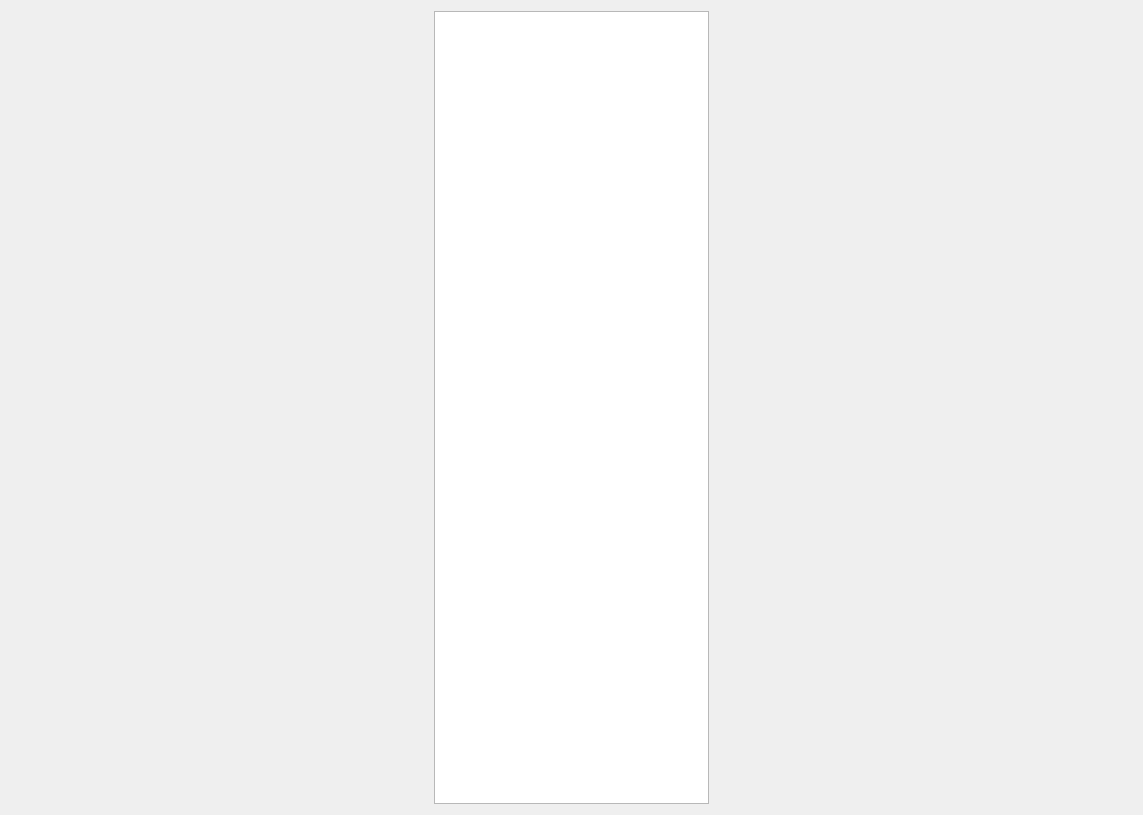
<?xml version="1.0" encoding="UTF-8"?>
<ui version="4.0">
 <class>SkillMatrixManagement</class>
 <widget class="QDialog" name="SkillMatrixManagement">
  <property name="geometry">
   <rect>
    <x>0</x>
    <y>0</y>
    <width>1143</width>
    <height>815</height>
   </rect>
  </property>
  <property name="windowTitle">
   <string>Dialog</string>
  </property>
  <layout class="QGridLayout" name="gridLayout_2">
   <item row="0" column="0">
    <widget class="QTreeWidget" name="treeWidgetSkillSet">
     <property name="sizePolicy">
      <sizepolicy hsizetype="Fixed" vsizetype="Expanding">
       <horstretch>0</horstretch>
       <verstretch>0</verstretch>
      </sizepolicy>
     </property>
     <property name="minimumSize">
      <size>
       <width>275</width>
       <height>700</height>
      </size>
     </property>
     <attribute name="headerVisible">
      <bool>false</bool>
     </attribute>
     <column>
      <property name="text">
       <string notr="true">1</string>
      </property>
     </column>
    </widget>
   </item>
   <item row="0" column="1">
    <layout class="QGridLayout" name="gridLayout"/>
   </item>
  </layout>
 </widget>
 <resources/>
 <connections/>
</ui>
